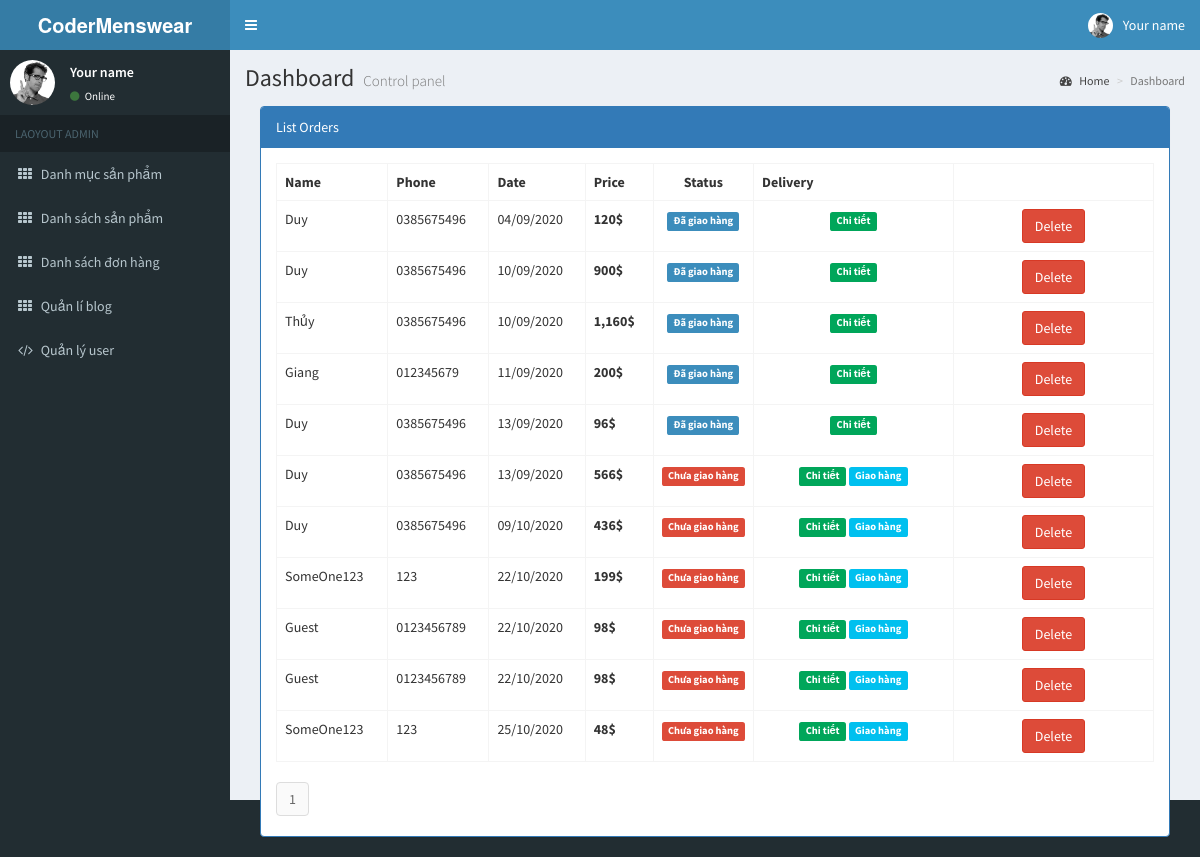
The page /Backend/index.php?controller=orders&action=read (signed in) on the database its author committed.
### tables this page shows
CREATE TABLE `orders` (
  `id` int(11) NOT NULL,
  `customer_id` int(11) NOT NULL,
  `date` date NOT NULL,
  `price` float NOT NULL,
  `status` int(11) NOT NULL DEFAULT 0
);

CREATE TABLE `customers` (
  `id` int(11) NOT NULL,
  `name` varchar(500) NOT NULL,
  `email` varchar(500) NOT NULL,
  `address` varchar(500) NOT NULL,
  `phone` varchar(500) NOT NULL,
  `password` varchar(500) NOT NULL
);

### Backend/Controllers/OrdersController.php (called while the page is built, shortened)
<?php
	include "Models/OrdersModel.php";
	class OrdersController extends OrdersModel{
		public function read(){
			$recordPerPage = 25;
			$numPage = ceil($this->modelTotal()/$recordPerPage);
			$listRecord = $this->modelRead($recordPerPage);
			include "Views/OrdersView.php";
		}
	}
 ?>

### Backend/Models/OrdersModel.php (called while the page is built, shortened)
<?php
	class OrdersModel{
		public function modelRead($recordPerPage){
			$total = $this->modelTotal();
			$numPage = ceil($total/$recordPerPage);
			$page = isset($_GET["p"]) && $_GET["p"] > 0 ? $_GET["p"]-1 : 0;
			$from = $page * $recordPerPage;
			$conn = Connection::getInstance();
			$query = $conn->query("select * from orders order by id,status desc limit $from, $recordPerPage");
			return $query->fetchAll();
		}
		public function modelTotal(){
			$conn = Connection::getInstance();
			$query = $conn->query("select id from orders");
			return $query->rowCount();
		}
		public function modelGetCustomers($id){
			$conn = Connection::getInstance();
			$query = $conn->query("select * from customers where id = $id");
			return $query->fetch();
		}
	}
 ?>

### Backend/Views/OrdersView.php (the view, shortened to what this page needs)
<div class="col-md-12">
    <div class="panel panel-primary">
        <div class="panel-heading">List Orders</div>
        <div class="panel-body">
            <table class="table table-bordered table-hover">
                <tr>
                    <th>Name</th>
                    <th>Phone</th>
                    <th>Date</th>
                    <th>Price</th>
                    <th style="width:50px; text-align: center;">Status</th>
                    <th style="width:200px;">Delivery</th>
                </tr>
                <?php foreach($listRecord as $rows): ?>
                <?php
                    $customer = $this->modelGetCustomers($rows->customer_id);
                 ?>
                 <tr>
                     <td><?php echo $customer->name; ?></td>
                     <td><?php echo $customer->phone; ?></td>
                     <td>
                        <?php
                        $date = Date_create($rows->date);
                        echo Date_format($date, "d/m/Y");
                        ?>
                        </td>
                     <td><strong><?php echo number_format($rows->price); ?>$</strong></td>
                     <td style="text-align: center;">
                         <?php if($rows->status == 1): ?>
                            <span class="label label-primary">Đã giao hàng</span>
                         <?php else: ?>
                            <span class="label label-danger">Chưa giao hàng</span>
                         <?php endif; ?>
                     </td>
                     <td style="text-align: center;">
                        <a href="index.php?controller=orders&action=detail&id=<?php echo $rows->id; ?>" class="label label-success">Chi tiết</a>
                        <?php if($rows->status == 0): ?>
                            <a href="index.php?controller=orders&action=delivery&id=<?php echo $rows->id; ?>" class="label label-info">Giao hàng</a>
                         <?php endif; ?>
                     </td>
                     <td style="text-align:center;width:200px;">
            <a class="btn btn-danger" href="index.php?controller=orders&action=delete&id=<?php echo $rows->id; ?>" onclick="return window.confirm('Are you sure?');">Delete</a>
        </td>
                 </tr>
                <?php endforeach; ?>
            </table>
            <ul class="pagination">
                <li class="page-item">
                    <?php for($i = 1; $i <= $numPage; $i++): ?>
                    <a href="index.php?controller=users&action=read&p=<?php echo $i; ?>" class="page-link"><?php echo $i; ?></a>
                    <?php endfor; ?>
                </li>
            </ul>
        </div>
    </div>
</div>

### Backend/Views/OrdersView.php (style rules this page uses)
.pagination { padding:0px; margin:0px; }

### rows shown on the page
orders: customer.name "Duy", customer.phone "0385675496", date "04/09/2020", price "120", status "Đã giao hàng"
orders: customer.name "Duy", customer.phone "0385675496", date "10/09/2020", price "900", status "Đã giao hàng"
orders: customer.name "Thủy", customer.phone "0385675496", date "10/09/2020", price "1,160", status "Đã giao hàng"
orders: customer.name "Giang", customer.phone "012345679", date "11/09/2020", price "200", status "Đã giao hàng"
orders: customer.name "Duy", customer.phone "0385675496", date "13/09/2020", price "96", status "Đã giao hàng"
orders: customer.name "Duy", customer.phone "0385675496", date "13/09/2020", price "566", status "Chưa giao hàng"
orders: customer.name "Duy", customer.phone "0385675496", date "09/10/2020", price "436", status "Chưa giao hàng"
orders: customer.name "SomeOne123", customer.phone "123", date "22/10/2020", price "199", status "Chưa giao hàng"
orders: customer.name "Guest", customer.phone "0123456789", date "22/10/2020", price "98", status "Chưa giao hàng"
orders: customer.name "Guest", customer.phone "0123456789", date "22/10/2020", price "98", status "Chưa giao hàng"
orders: customer.name "SomeOne123", customer.phone "123", date "25/10/2020", price "48", status "Chưa giao hàng"
